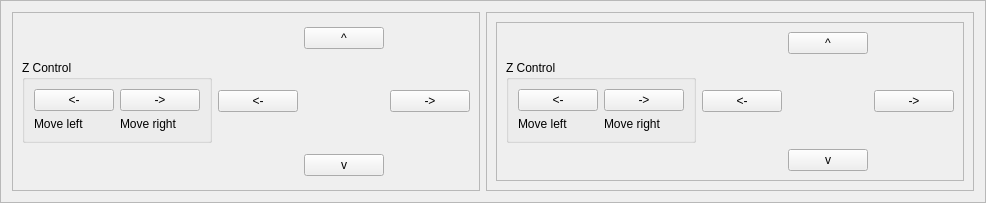
    <widget class="QFrame" name="frame_3">
     <property name="frameShape">
      <enum>QFrame::StyledPanel</enum>
     </property>
     <property name="frameShadow">
      <enum>QFrame::Raised</enum>
     </property>
     <layout class="QHBoxLayout" name="horizontalLayout_2">
      <item>
       <widget class="QFrame" name="frame_4">
        <property name="frameShape">
         <enum>QFrame::StyledPanel</enum>
        </property>
        <property name="frameShadow">
         <enum>QFrame::Raised</enum>
        </property>
        <layout class="QGridLayout" name="gridLayout_3">
         <item row="1" column="0">
          <widget class="QGroupBox" name="groupBox">
           <property name="title">
            <string>Z Control</string>
           </property>
           <layout class="QGridLayout" name="gridLayout_2">
            <item row="1" column="1">
             <widget class="QLabel" name="label_8">
              <property name="text">
               <string>Move right</string>
              </property>
             </widget>
            </item>
            <item row="1" column="0">
             <widget class="QLabel" name="label_7">
              <property name="text">
               <string>Move left</string>
              </property>
             </widget>
            </item>
            <item row="0" column="1">
             <widget class="QPushButton" name="pushButton_right">
              <property name="text">
               <string>-&gt;</string>
              </property>
             </widget>
            </item>
            <item row="0" column="0">
             <widget class="QPushButton" name="pushButton_left">
              <property name="text">
               <string>&lt;-</string>
              </property>
             </widget>
            </item>
           </layout>
          </widget>
         </item>
         <item row="1" column="3">
          <widget class="QPushButton" name="pushButton_left_3">
           <property name="text">
            <string>&lt;-</string>
           </property>
          </widget>
         </item>
         <item row="1" column="5">
          <widget class="QPushButton" name="pushButton_right_3">
           <property name="text">
            <string>-&gt;</string>
           </property>
          </widget>
         </item>
         <item row="2" column="4">
          <widget class="QPushButton" name="pushButton_left_4">
           <property name="text">
            <string>v</string>
           </property>
          </widget>
         </item>
         <item row="0" column="4">
          <widget class="QPushButton" name="pushButton_right_4">
           <property name="text">
            <string>^</string>
           </property>
          </widget>
         </item>
         <item row="1" column="4">
          <widget class="QLabel" name="label_68">
           <property name="text">
            <string>                    </string>
           </property>
          </widget>
         </item>
        </layout>
       </widget>
      </item>
      <item>
       <widget class="QFrame" name="frame_5">
        <property name="frameShape">
         <enum>QFrame::StyledPanel</enum>
        </property>
        <property name="frameShadow">
         <enum>QFrame::Raised</enum>
        </property>
        <layout class="QGridLayout" name="gridLayout_15">
         <item row="0" column="0">
          <widget class="QFrame" name="frame_11">
           <property name="frameShape">
            <enum>QFrame::StyledPanel</enum>
           </property>
           <property name="frameShadow">
            <enum>QFrame::Raised</enum>
           </property>
           <layout class="QGridLayout" name="gridLayout_4">
            <item row="1" column="0">
             <widget class="QGroupBox" name="groupBox_2">
              <property name="title">
               <string>Z Control</string>
              </property>
              <layout class="QGridLayout" name="gridLayout_6">
               <item row="1" column="1">
                <widget class="QLabel" name="label_17">
                 <property name="text">
                  <string>Move right</string>
                 </property>
                </widget>
               </item>
               <item row="1" column="0">
                <widget class="QLabel" name="label_18">
                 <property name="text">
                  <string>Move left</string>
                 </property>
                </widget>
               </item>
               <item row="0" column="1">
                <widget class="QPushButton" name="pushButton_right_5">
                 <property name="text">
                  <string>-&gt;</string>
                 </property>
                </widget>
               </item>
               <item row="0" column="0">
                <widget class="QPushButton" name="pushButton_left_5">
                 <property name="text">
                  <string>&lt;-</string>
                 </property>
                </widget>
               </item>
              </layout>
             </widget>
            </item>
            <item row="0" column="4">
             <widget class="QPushButton" name="pushButton_left_7">
              <property name="text">
               <string>^</string>
              </property>
             </widget>
            </item>
            <item row="2" column="4">
             <widget class="QPushButton" name="pushButton_right_7">
              <property name="text">
               <string>v</string>
              </property>
             </widget>
            </item>
            <item row="1" column="4">
             <widget class="QLabel" name="label_69">
              <property name="text">
               <string/>
              </property>
             </widget>
            </item>
            <item row="1" column="3">
             <widget class="QPushButton" name="pushButton_left_6">
              <property name="text">
               <string>&lt;-</string>
              </property>
             </widget>
            </item>
            <item row="1" column="5">
             <widget class="QPushButton" name="pushButton_right_6">
              <property name="text">
               <string>-&gt;</string>
              </property>
             </widget>
            </item>
           </layout>
          </widget>
         </item>
        </layout>
       </widget>
      </item>
     </layout>
    </widget>
